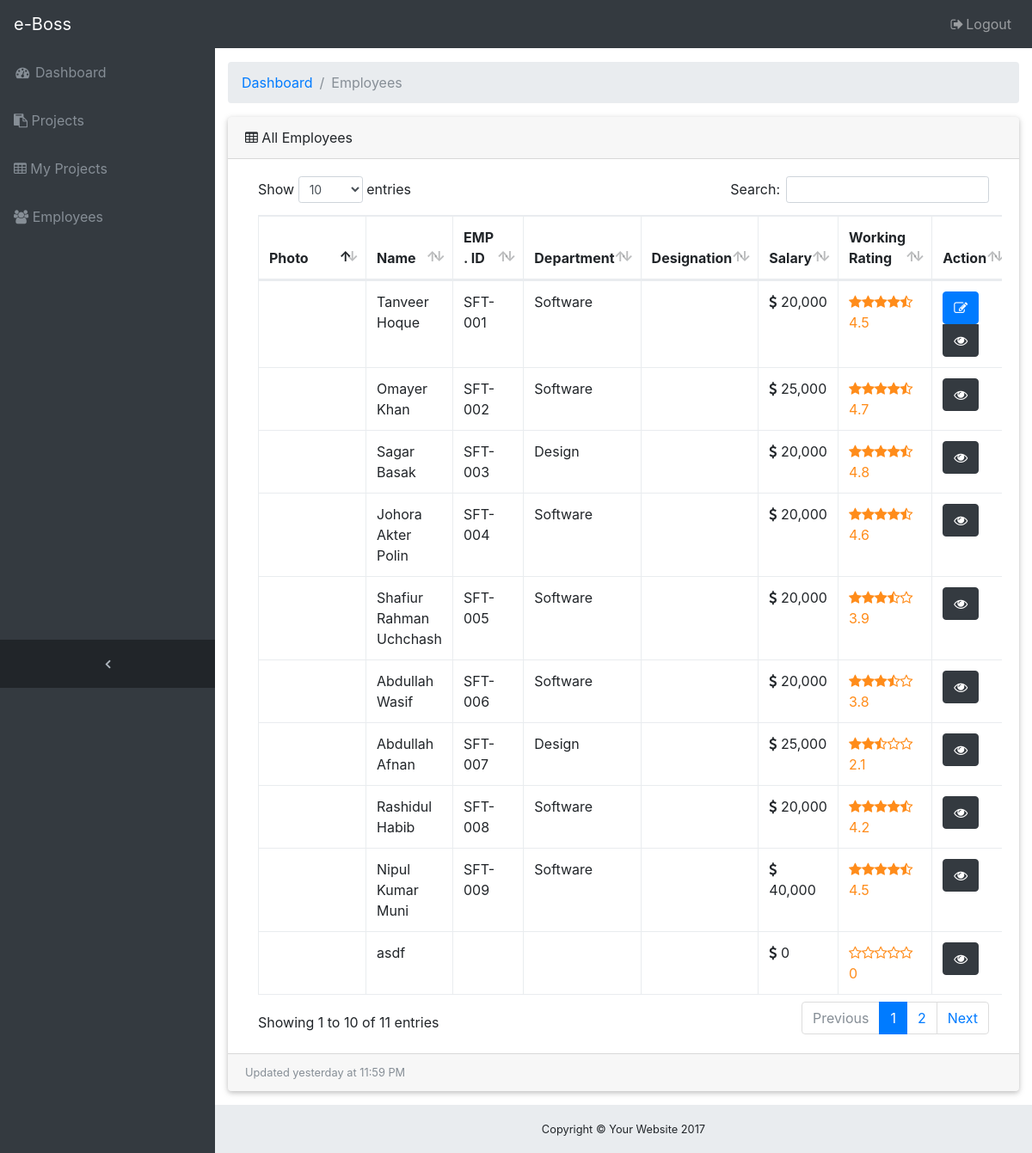
Page /employees.php (signed in) on the committed database.
### tables this page shows
CREATE TABLE `user` (
  `id` int(11) NOT NULL,
  `name` varchar(50) NOT NULL,
  `image` mediumblob NOT NULL,
  `image_name` varchar(200) NOT NULL,
  `phone` varchar(20) NOT NULL,
  `email` varchar(50) NOT NULL,
  `title` varchar(50) NOT NULL,
  `emp_id` varchar(50) NOT NULL,
  `nid` varchar(20) NOT NULL,
  `department` varchar(50) NOT NULL,
  `present_address` varchar(50) NOT NULL,
  `permanent_address` varchar(50) NOT NULL,
  `salary` int(11) NOT NULL,
  `rating` double NOT NULL,
  `birth_date` date NOT NULL,
  `joining_date` timestamp NOT NULL DEFAULT CURRENT_TIMESTAMP ON UPDATE CURRENT_TIMESTAMP,
  `user` varchar(50) NOT NULL,
  `password` varchar(100) NOT NULL
);

### database/classes/DbConfig.php (called while the page is built, shortened)
<?php
class DbConfig
{
	private $_host = 'localhost';
	private $_username = 'root';
	private $_password = '';
	private $_database = 'eboss';
	protected $connection;
	public function __construct()
	{
		if (!isset($this->connection)) {
			$this->connection = new mysqli($this->_host, $this->_username, $this->_password, $this->_database);
		}
		return $this->connection;
	}
}
?>

### database/server.php (called while the page is built, shortened)
<?php
    include_once 'classes/Crud.php';
    $crud = new Crud();
?>

### database/classes/Crud.php (called while the page is built, shortened)
<?php
include_once 'DbConfig.php';
class Crud extends DbConfig
{
	public function select($table){
		$query = "SELECT * FROM $table";
		$result = $this->connection->query($query);
		$rows = array();
		while ($row = $result->fetch_assoc()){
			$rows[] = $row;
		}
		return $rows;
	}
}
?>

### employees.php (the view, shortened to what this page needs)
<?php
  include 'database/server.php';
  include 'includes/header.php';
?>
<div class="content-wrapper">
  <div class="container-fluid">
    <ol class="breadcrumb">
      <li class="breadcrumb-item">
        <a href="index.php">Dashboard</a>
      </li>
      <li class="breadcrumb-item active">Employees</li>
    </ol>
    <div class="card mb-3">
      <div class="card-header">
        <i class="fa fa-table"></i> All Employees
      </div>
      <div class="card-body">
        <div class="table-responsive">
          <table class="table table-bordered" id="dataTable" width="100%" cellspacing="0">
            <thead>
              <tr>
                <th>Photo</th>
                <th>Name</th>
                <th>EMP. ID</th>
                <th>Department</th>
                <th>Designation</th>
                <th>Salary</th>
                <th>Working Rating</th>
                  <th>Action</th>
                </tr>
            </thead>
            <tbody>
              <?php
                $employees = $crud->select('user');
                foreach($employees as $var => $employee):
              ?>
              <tr>
                <td>
                </td>
                <td>
                  <?php echo $employee['name']; ?>
                </td>
                <td>
                  <?php echo $employee['emp_id']; ?>
                </td>
                <td>
                  <?php echo $employee['department']; ?>
                </td>
                <td>
                </td>
                <td>
                  <i class="fa fa-usd" aria-hidden="true"></i>
                  <?php echo number_format($employee['salary'], 0); ?>
                </td>
                <td>
                  <div class="rating-star">
                    <?php
                      $star = $employee['rating'];
                      $star_int = floor($star);
                      $star_float = $star - $star_int;
                      $star_blank = (int) 5-ceil($star);
                      for($i = 0; $i < $star_int; $i++){
                        echo "<i class='fa fa-star' aria-hidden='true'></i>";
                      }
                      if($star_float > 0){
                          echo "<i class='fa fa-star-half-o' aria-hidden='true'></i>";
                      }
                      for($i=0; $i < $star_blank; $i++){
                        echo "<i class='fa fa-star-o' aria-hidden='true'></i>";
                      }
                      echo "<br>".$star;
                    ?>
                  </div>
                </td>
                <td>
                  <div class="btn-group-vertical">
                    <?php
                      if(($_SESSION['rank'] == 1)  or ($employee['id'] == $_SESSION['user_id'])):
                        ?>
                        <form action="edit_employee.php" method="post">
                          <button class="btn btn-primary" name="edit_employee" id="edit_employee"><i class="fa fa-pencil-square-o" aria-hidden="true"></i></button>
                        </form>
                    <?php endif; ?>
                    <a href="employee-details.php?id=<?php echo $employee['id']; ?>" class="btn btn-dark" data-toggle="tooltip" data-placement="top" title="View Full Profile"><i class="fa fa-eye" aria-hidden="true"></i></a>
                  </div>
                </td>
              </tr>
            <?php endforeach; ?>
            </tbody>
          </table>
        </div>
      </div>
      <div class="card-footer small text-muted">Updated yesterday at 11:59 PM</div>
    </div>
  </div>
<?php include 'includes/footer.php'; ?>

### css/sb-admin.css (style rules this page uses)
html { position: relative; min-height: 100%; }
body { overflow-x: hidden; }
body.sticky-footer { margin-bottom: 56px; }
body.sticky-footer .content-wrapper { min-height: calc(100vh - 56px - 56px); }
body.fixed-nav { padding-top: 56px; }
.content-wrapper { min-height: calc(100vh - 56px); padding-top: 1rem; }
.content-wrapper { overflow-x: hidden; background: white; }
@media (min-width: 992px) { .content-wrapper { margin-left: 250px; } }
.rating-star { color: #ff8c1a; }
[role=button], a, area, button, input:not([type=range]), label, select, summary, textarea { -ms-touch-action: manipulation; touch-action: manipulation; }
.card:not([class*=card-outline-]) { border: 0; -webkit-box-shadow: 0 2px 5px 0 rgba(0,0,0,.16), 0 2px 10px 0 rgba(0,0,0,.12); box-shadow: 0 2px 5px 0 rgba(0,0,0,.16), 0 2px 10px 0 rgba(0,0,0,.12); }

### rows in the picture
user: name "Tanveer Hoque", emp "SFT-001", department "Software", salary "20,000", rating "4.5"
user: name "Omayer Khan", emp "SFT-002", department "Software", salary "25,000", rating "4.7"
user: name "Sagar Basak", emp "SFT-003", department "Design", salary "20,000", rating "4.8"
user: name "Johora Akter Polin", emp "SFT-004", department "Software", salary "20,000", rating "4.6"
user: name "Shafiur Rahman Uchchash", emp "SFT-005", department "Software", salary "20,000", rating "3.9"
user: name "Abdullah Wasif", emp "SFT-006", department "Software", salary "20,000", rating "3.8"
user: name "Abdullah Afnan", emp "SFT-007", department "Design", salary "25,000", rating "2.1"
user: name "Rashidul Habib", emp "SFT-008", department "Software", salary "20,000", rating "4.2"
user: name "Nipul Kumar Muni", emp "SFT-009", department "Software", salary "40,000", rating "4.5"
user: name "asdf", salary "0", rating "0"
